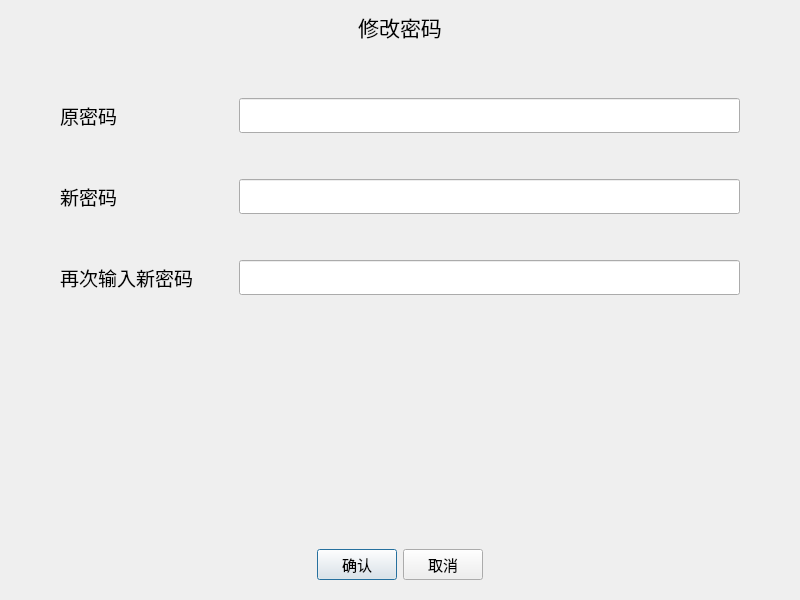
<?xml version="1.0" encoding="UTF-8"?>
<ui version="4.0">
 <class>ChangePsw</class>
 <widget class="QDialog" name="ChangePsw">
  <property name="geometry">
   <rect>
    <x>0</x>
    <y>0</y>
    <width>800</width>
    <height>600</height>
   </rect>
  </property>
  <property name="font">
   <font>
    <family>黑体</family>
   </font>
  </property>
  <property name="windowTitle">
   <string>修改密码</string>
  </property>
  <layout class="QVBoxLayout" name="verticalLayout">
   <item>
    <widget class="QLabel" name="label_tt">
     <property name="font">
      <font>
       <pointsize>16</pointsize>
      </font>
     </property>
     <property name="text">
      <string>修改密码</string>
     </property>
     <property name="alignment">
      <set>Qt::AlignCenter</set>
     </property>
    </widget>
   </item>
   <item>
    <widget class="QWidget" name="widget" native="true">
     <property name="font">
      <font>
       <pointsize>14</pointsize>
      </font>
     </property>
     <layout class="QGridLayout" name="gridLayout">
      <item row="2" column="1">
       <spacer name="verticalSpacer_3">
        <property name="orientation">
         <enum>Qt::Vertical</enum>
        </property>
        <property name="sizeHint" stdset="0">
         <size>
          <width>20</width>
          <height>40</height>
         </size>
        </property>
       </spacer>
      </item>
      <item row="1" column="2">
       <spacer name="horizontalSpacer_3">
        <property name="orientation">
         <enum>Qt::Horizontal</enum>
        </property>
        <property name="sizeType">
         <enum>QSizePolicy::Preferred</enum>
        </property>
        <property name="sizeHint" stdset="0">
         <size>
          <width>40</width>
          <height>20</height>
         </size>
        </property>
       </spacer>
      </item>
      <item row="1" column="0">
       <spacer name="horizontalSpacer">
        <property name="orientation">
         <enum>Qt::Horizontal</enum>
        </property>
        <property name="sizeType">
         <enum>QSizePolicy::Preferred</enum>
        </property>
        <property name="sizeHint" stdset="0">
         <size>
          <width>40</width>
          <height>20</height>
         </size>
        </property>
       </spacer>
      </item>
      <item row="1" column="4">
       <spacer name="horizontalSpacer_2">
        <property name="orientation">
         <enum>Qt::Horizontal</enum>
        </property>
        <property name="sizeType">
         <enum>QSizePolicy::Preferred</enum>
        </property>
        <property name="sizeHint" stdset="0">
         <size>
          <width>40</width>
          <height>20</height>
         </size>
        </property>
       </spacer>
      </item>
      <item row="1" column="1">
       <widget class="QLabel" name="label_2">
        <property name="text">
         <string>原密码</string>
        </property>
       </widget>
      </item>
      <item row="3" column="3">
       <widget class="QLineEdit" name="newEdit">
        <property name="echoMode">
         <enum>QLineEdit::Password</enum>
        </property>
       </widget>
      </item>
      <item row="5" column="3">
       <widget class="QLineEdit" name="newEdit_2">
        <property name="echoMode">
         <enum>QLineEdit::Password</enum>
        </property>
       </widget>
      </item>
      <item row="3" column="1">
       <widget class="QLabel" name="label_3">
        <property name="text">
         <string>新密码</string>
        </property>
       </widget>
      </item>
      <item row="1" column="3">
       <widget class="QLineEdit" name="oldEdit">
        <property name="echoMode">
         <enum>QLineEdit::Password</enum>
        </property>
       </widget>
      </item>
      <item row="5" column="1">
       <widget class="QLabel" name="label_4">
        <property name="text">
         <string>再次输入新密码</string>
        </property>
       </widget>
      </item>
      <item row="0" column="3">
       <spacer name="verticalSpacer_2">
        <property name="orientation">
         <enum>Qt::Vertical</enum>
        </property>
        <property name="sizeHint" stdset="0">
         <size>
          <width>20</width>
          <height>40</height>
         </size>
        </property>
       </spacer>
      </item>
      <item row="4" column="1">
       <spacer name="verticalSpacer_4">
        <property name="orientation">
         <enum>Qt::Vertical</enum>
        </property>
        <property name="sizeHint" stdset="0">
         <size>
          <width>20</width>
          <height>40</height>
         </size>
        </property>
       </spacer>
      </item>
     </layout>
    </widget>
   </item>
   <item>
    <spacer name="verticalSpacer">
     <property name="orientation">
      <enum>Qt::Vertical</enum>
     </property>
     <property name="sizeHint" stdset="0">
      <size>
       <width>20</width>
       <height>40</height>
      </size>
     </property>
    </spacer>
   </item>
   <item>
    <widget class="QWidget" name="widget_4" native="true">
     <layout class="QHBoxLayout" name="horizontalLayout_3">
      <item>
       <spacer name="horizontalSpacer_8">
        <property name="orientation">
         <enum>Qt::Horizontal</enum>
        </property>
        <property name="sizeHint" stdset="0">
         <size>
          <width>40</width>
          <height>20</height>
         </size>
        </property>
       </spacer>
      </item>
      <item>
       <widget class="QPushButton" name="confirmBtn">
        <property name="font">
         <font>
          <pointsize>11</pointsize>
         </font>
        </property>
        <property name="text">
         <string>确认</string>
        </property>
       </widget>
      </item>
      <item>
       <widget class="QPushButton" name="cancelBtn">
        <property name="font">
         <font>
          <pointsize>11</pointsize>
         </font>
        </property>
        <property name="text">
         <string>取消</string>
        </property>
       </widget>
      </item>
      <item>
       <spacer name="horizontalSpacer_9">
        <property name="orientation">
         <enum>Qt::Horizontal</enum>
        </property>
        <property name="sizeHint" stdset="0">
         <size>
          <width>40</width>
          <height>20</height>
         </size>
        </property>
       </spacer>
      </item>
     </layout>
    </widget>
   </item>
  </layout>
 </widget>
 <resources/>
 <connections/>
</ui>
